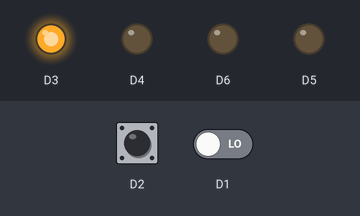
A program run on a simulated ESP8266 (NodeMCU). Shown: output pins drawn as LEDs (lit = HIGH). Inputs (shaded band) come from the test bench; at power-on: D2 LOW, D1 LOW.

Above: at 1.2 s.
1.3 s: D2 pulsed HIGH 5 times (0.12 s each, 0.3 s apart)
At 1.87 s:
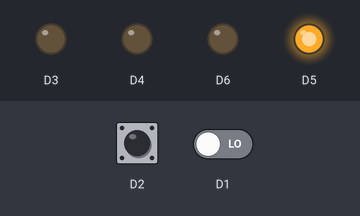
At 3.6 s:
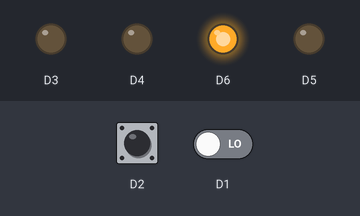
Timing chart, 0 to 5.1 s (numbered marks = the images above; inputs shaded):
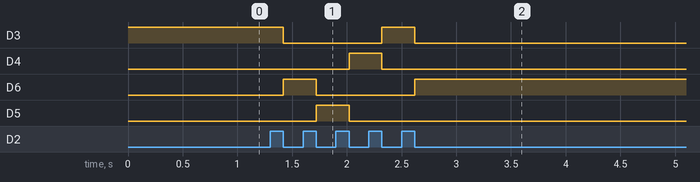

Measured:
- after the input at 1.3 s, D3: HIGH → LOW after 0.12 s, → HIGH 0.90 s later, → LOW 0.30 s later; D4: LOW → HIGH after 0.72 s, → LOW 0.30 s later; D6: LOW → HIGH after 0.12 s, → LOW 0.30 s later, → HIGH 0.90 s later; D5: LOW → HIGH after 0.42 s, → LOW 0.30 s later

The program:

main.cpp
```cpp
//กำหนดใช้ LED 4 ดวง มีปุ่มกด 2 ปุ่ม โดยปุ่มที่ 1 สามารถควบคุม LED ขยับไปทางขวา ส่วนปุ่มที่ 2 สามารถควบคุมขยับไปทางซ้าย เมื่อกด 1 ครั้ง โดย LED เริ่มต้นจะอยู่ซ้ายมือสุด
//ใช้ Debounce
#include <Arduino.h>
const int LED1 = 0;
const int LED2 = 1;
const int LED3 = 2;
const int LED4 = 3;
int state;
void setup()
{
  Serial.begin(115200);
  pinMode(D1, INPUT);
  pinMode(D2, INPUT);
  pinMode(D3, OUTPUT);
  pinMode(D4, OUTPUT);
  pinMode(D5, OUTPUT);
  pinMode(D6, OUTPUT);
  state = LED1;
}

void loop(){
  switch (state)
    {
    case LED1:
        digitalWrite(D3, HIGH);
        digitalWrite(D4, LOW);
        digitalWrite(D5, LOW);
        digitalWrite(D6, LOW);
        if (digitalRead(D1) == HIGH){
            while (digitalRead(D1) == HIGH);
            state = LED2;
        }
        else if (digitalRead(D2) == HIGH)
        {
          while (digitalRead(D2) == HIGH);
          state = LED4;
        }
        break;
      case LED2:
        digitalWrite(D3, LOW);
        digitalWrite(D4, HIGH);
        digitalWrite(D5, LOW);
        digitalWrite(D6, LOW);
        if (digitalRead(D1) == HIGH)
        {
          while (digitalRead(D1) == HIGH);
          state = LED3;
        }
        else if (digitalRead(D2) == HIGH)
        {
          while (digitalRead(D2) == HIGH);
          state = LED1;
        }
        break;
      case LED3:
        digitalWrite(D3, LOW);
        digitalWrite(D4, LOW);
        digitalWrite(D5, HIGH);
        digitalWrite(D6, LOW);
        if (digitalRead(D1) == HIGH)
        {
          while (digitalRead(D1) == HIGH);
          state = LED4;
        }
        else if (digitalRead(D2) == HIGH)
        {
          while (digitalRead(D2) == HIGH);
          state = LED2;
        }
        break;
      case LED4:
        digitalWrite(D3, LOW);
        digitalWrite(D4, LOW);
        digitalWrite(D5, LOW);
        digitalWrite(D6, HIGH);
        if (digitalRead(D1) == HIGH)
        {
          while (digitalRead(D1) == HIGH);
          state = LED1;
        }
        else if (digitalRead(D2) == HIGH)
        {
          while (digitalRead(D2) == HIGH);
          state = LED3;
        }
        break;
}
}
```
